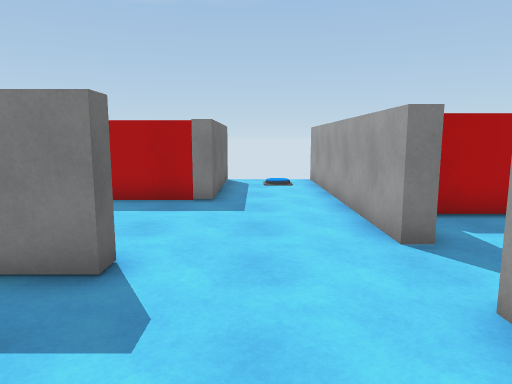
view 1 (above)

13 first-person views from a walk through a Unity game level. The camera is 1.5 m above the floor, tilts 8° down and sees 70° across. The floor is counted in squares, 1 m on a side. Each view is taken from the middle of a square. On the plan, view 1 faces up. The plan holds only what a view shows up to about 16 squares ahead; the rest is blank. The player is left out. Some animated figures are not drawn. Door leaves are left out, so doorways stand open.

view 2
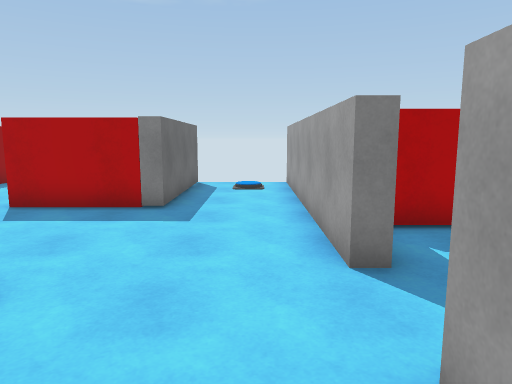

view 3
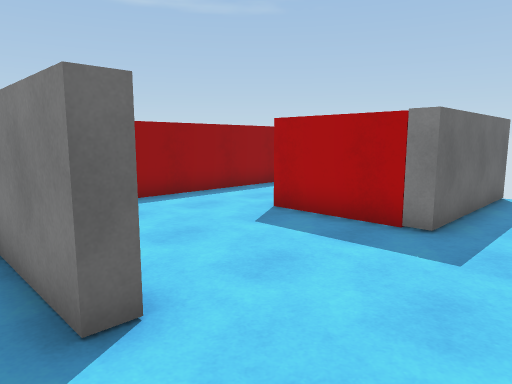

view 4
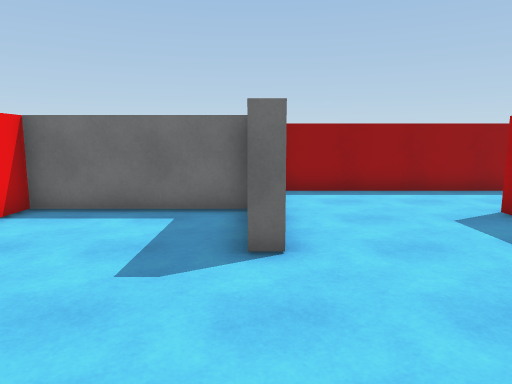

view 5
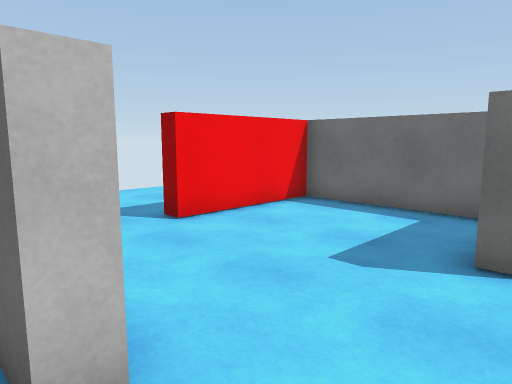

view 6
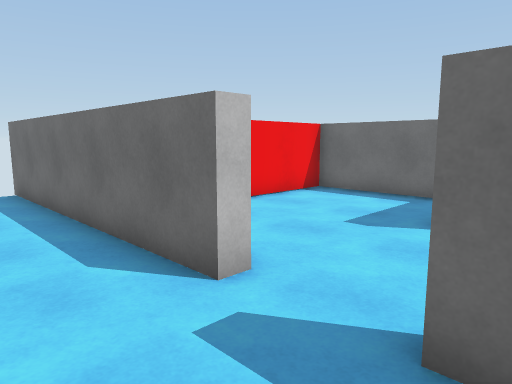

view 7
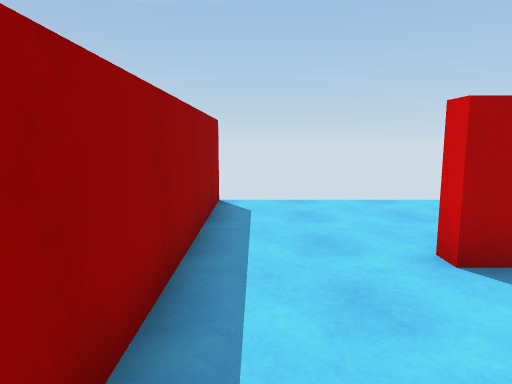

view 8
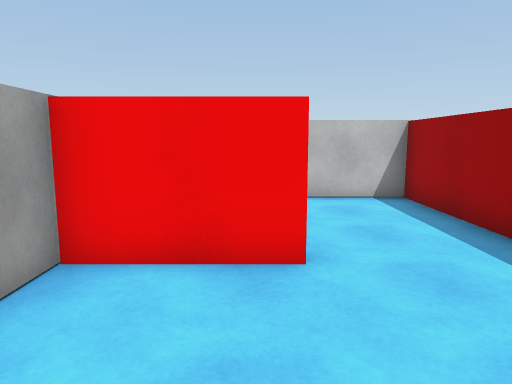

view 9
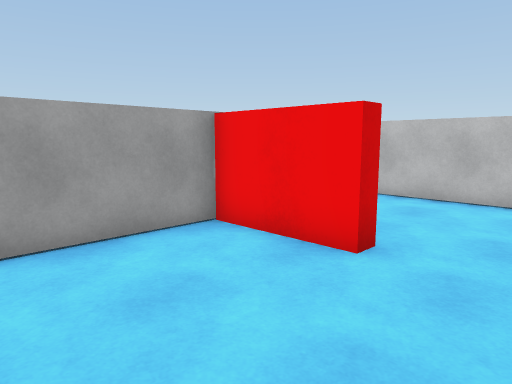

view 10
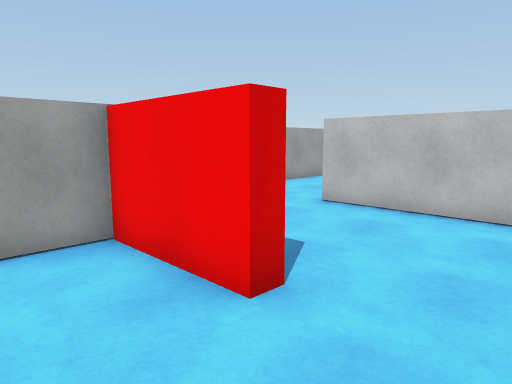

view 11
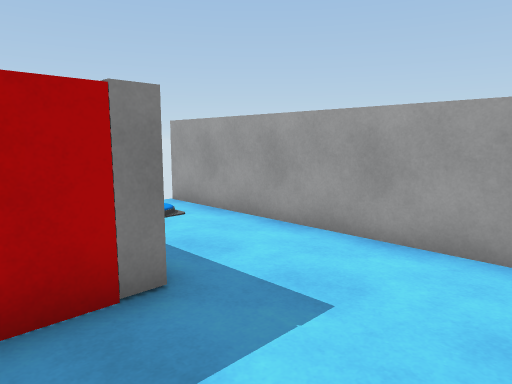

view 12
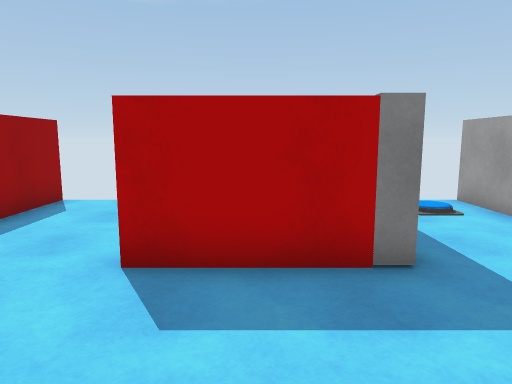

view 13
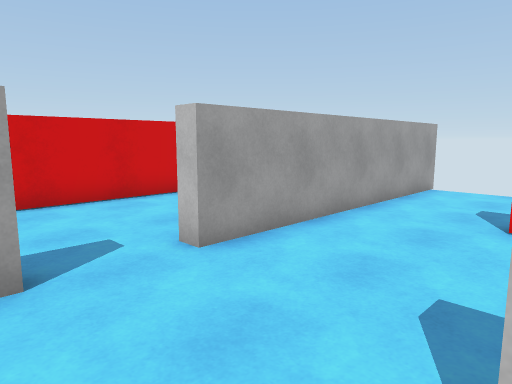

### Floor plan
Points are (right, up) in squares from view 1. A wall is a line through its corners. A room is listed if a view was taken in it or the views show most of it. See-through windows are left out.
Room 1 (views 1, 2, 3, 7, 8, 9, 10, 11, 12, 13)
walls: (-4.8, 3.9) (-4.8, -0.9) (-0.8, -0.9); (2.1, 5.2) (2.1, 14.2); (-1.1, 14.2) (-1.1, 9.2) (-4.6, 9.2) (-4.6, 9.7) (-1.6, 9.7) (-1.6, 13.1); (-7.9, 14.2) (-7.9, 4.4) (-1.7, 4.4) (-1.7, 3.9) (-4.5, 3.9); (2.1, -0.5) (2.1, 3)
ways out: open door at (2, 4) to room 2; opening at (0.5, -1); gap at (-8, 14); gap at (-1, 14); gap at (2, 14)
Room 2 (views 4, 5, 6)
walls: (7.1, 0.1) (7.1, 4.2); (2.6, 3) (2.6, -6); (2.6, 5.8) (2.6, 5.2); (5.1, 7.3) (3.4, 7.3)
ways out: open door at (2, 4) to room 1

Positions as (right, up) in squares from view 1, and headings:
1: (0, 0), facing up
2: (1, 1), facing up
3: (1, 3), facing up-left
4: (3, 4), facing left
5: (3, 5), facing down-left
6: (5, 6), facing down-left
7: (-7, 5), facing up
8: (-4, 14), facing down
9: (-7, 14), facing down-right
10: (-7, 12), facing down-right
11: (-3, 6), facing up-right
12: (-3, 5), facing up
13: (-2, 6), facing down-right
